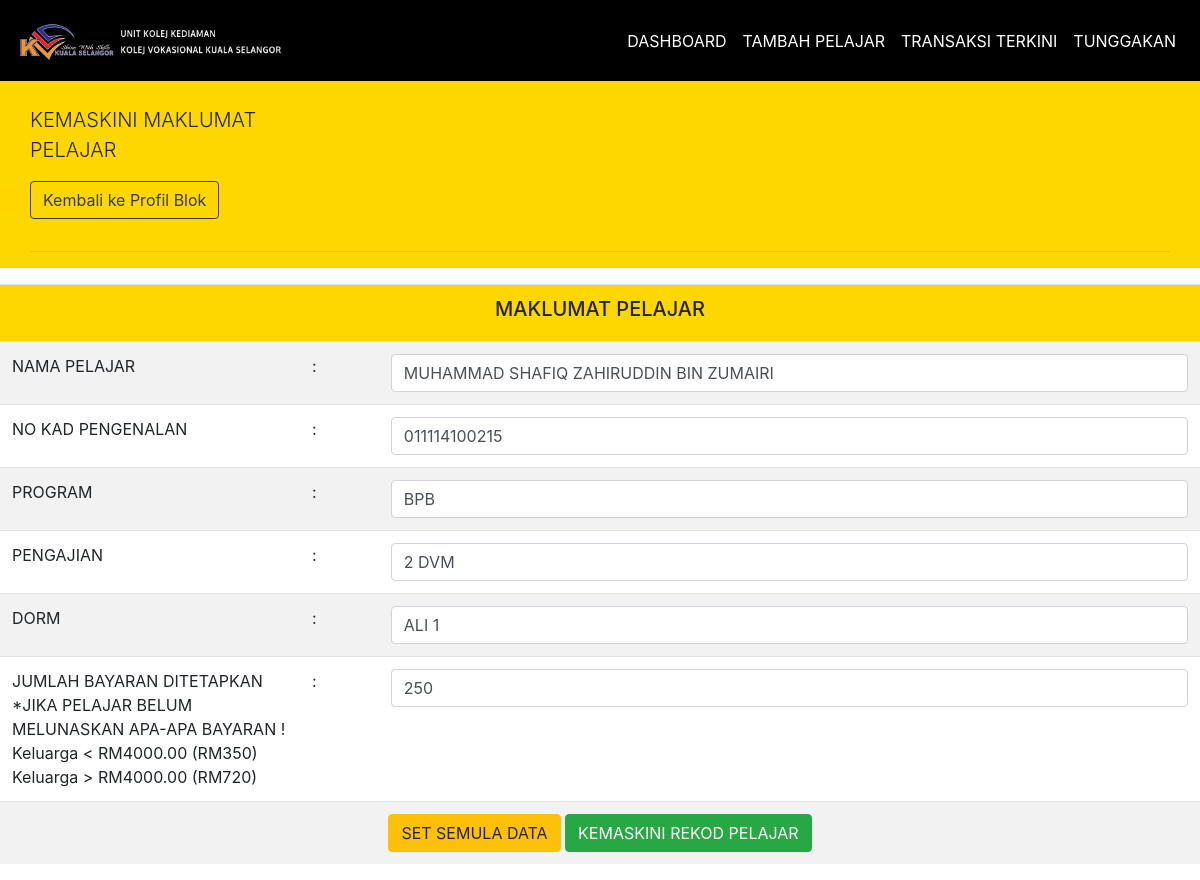
Page /update.php?id=1 on the committed database.
### tables this page shows
CREATE TABLE `pelajar` (
  `id` bigint(20) NOT NULL,
  `nama` varchar(300) NOT NULL,
  `nokp` varchar(12) NOT NULL,
  `pswd` varchar(4) NOT NULL,
  `bayaran` varchar(100) NOT NULL,
  `program` varchar(100) NOT NULL,
  `dorm` varchar(100) NOT NULL,
  `pengajian` varchar(100) NOT NULL,
  `pendaftar` varchar(300) NOT NULL,
  `tahun` year(4) NOT NULL
);

### update.php (the view, shortened to what this page needs)
<?php
	include 'config.php';
	$id = $_GET['id'];
	$sql2 = mysqli_query($connect, "SELECT * FROM pelajar WHERE id = '$id'");
	$datafetch = mysqli_fetch_array($sql2);
?>
<!DOCTYPE html>
<html>
<head>
  <link rel="stylesheet" href="https://stackpath.bootstrapcdn.com/bootstrap/4.4.1/css/bootstrap.min.css">
</head>
<body>
    <nav class="navbar navbar-expand-sm navbar-light sticky-top" style="background-color: #000000; padding: 1rem; ">
      <img src="images/asrama1.png" class="navbar-brand img-fluid" width="270">
      <div class="collapse navbar-collapse" id="navbarMenu">
      <ul class="navbar-nav ml-auto">
        <li class="nav-item"><a href="warden_dashboard.php" class="nav-link" style="color: white;">DASHBOARD</a></li>
        <li class="nav-item"><a href="addstudent.php" class="nav-link" style="color: white;">TAMBAH PELAJAR</a></li>
        <li class="nav-item"><a href="warden_login.php" class="nav-link" style="color: white;">TRANSAKSI TERKINI</a></li>
        <li class="nav-item"><a href="warden_tunggakan.php" class="nav-link" style="color: white;">TUNGGAKAN</a></li>
      </ul>
      </div>
    </nav>
    <div class="container-fluid" style="background-color: #FFD700;">
    <div class="row mx-auto">
      <div class="col-xs-3 col-sm-3 col-md-3 col-lg-3 col-xl-3 padding">
        <br>
        <p class="lead padding">KEMASKINI MAKLUMAT PELAJAR</p>
        <p><button type="button" class="btn btn-outline-dark" onclick="window.location='profileblok.php'">Kembali ke Profil Blok</button></p>
      </div>
      <div class="col-12">
        <hr>
      </div>
    </div>
  </div>
    <div class="table-responsive">
    <table class="table table-striped table-md">
      <thead class="thead-dark">
      <tr>
        <td colspan="6" scope="col" style="background-color: #FFD700;"><h5 style="text-align: center;">MAKLUMAT PELAJAR</h3></td>
      </tr>
      </thead>
      <div class="form-group">
        <form method="post">
           <tr>
             <td width="25%">NAMA PELAJAR</td>
             <td>:</td>
             <td>
               <input class="form-control" value="<?=$datafetch['nama']?>" type="text" name="nama">
             </td>
           </tr>
           <tr>
             <td width="25%">NO KAD PENGENALAN</td>
             <td>:</td>
             <td>
               <input class="form-control" value="<?=$datafetch['nokp']?>" type="text" name="nokp">
             </td>
           </tr>
           <tr>
             <td width="25%">PROGRAM</td>
             <td>:</td>
             <td>
               <input class="form-control" value="<?=$datafetch['program']?>" type="text" name="program">
             </td>
           </tr>
           <tr>
             <td width="25%">PENGAJIAN</td>
             <td>:</td>
             <td>
               <input class="form-control" value="<?=$datafetch['pengajian']?>" type="text" name="pengajian">
             </td>
           </tr>
           <tr>
             <td width="25%">DORM</td>
             <td>:</td>
             <td>
               <input class="form-control" value="<?=$datafetch['dorm']?>" type="text" name="dorm">
             </td>
           </tr>
           <tr>
             <td width="25%">JUMLAH BAYARAN DITETAPKAN
                  <br>*JIKA PELAJAR BELUM MELUNASKAN APA-APA BAYARAN !
                  <br>Keluarga < RM4000.00 (RM350)
                  <br>Keluarga > RM4000.00 (RM720)
             </td>
             <td>:</td>
             <td>
               <input class="form-control" value="<?=$datafetch['bayaran']?>" type="text" name="bayar">
             </td>
           </tr>
           <tr>
              <td colspan="3">
                <center>
                  <input class="btn btn-warning" type="reset" name="reset" onclick="return confirm('Anda pasti untuk set semula data pelajar?');" value="SET SEMULA DATA">
                  <input class="btn btn-success" type="submit" onclick="return confirm('Anda pasti untuk kemaskini data pelajar?');" name="update" value="KEMASKINI REKOD PELAJAR">
                </center>
              </td>
           </tr>
        </form>
      </div>
    </table>
    </div>
</body>
</html>

### rows in the picture
pelajar: nama "MUHAMMAD SHAFIQ ZAHIRUDDIN BIN ZUMAIRI", nokp "011114100215", program "BPB", pengajian "2 DVM", dorm "ALI 1", bayar "250"
